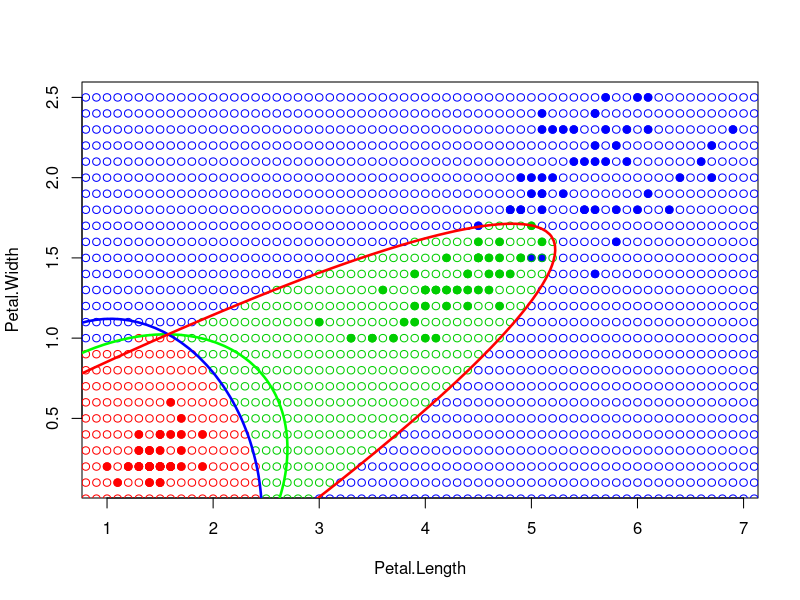
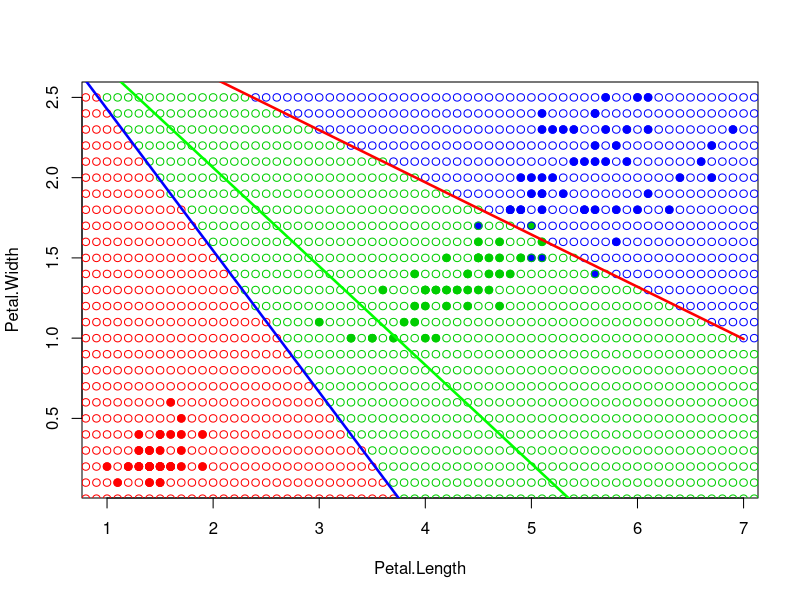

Reproduce these figures in R, in order.
library(MASS)

get_mu <- function(xl)
{

	m <- dim(xl)[2]
	mu <- matrix(NA, 1, m)
	
	for(i in 1:m)
	{
		mu[1,i] <- mean(xl[,i])
	}
	
	return(mu)
	
}

get_matrix <- function(xl,mu)
{

	n <- dim(xl)[1]
	m <- dim(xl)[2]
	sigma <- matrix(0, m, m)
	xl <- as.matrix(xl)
	for(i in 1:n)
	{
		sigma <- sigma + (t(xl[i,]-mu) %*% (xl[i,]-mu))
	}
	
	return(sigma/(n-1))

}

get_coef <- function(mu1,mu2,sigma1,sigma2)
{
  d1 <- det(sigma1)
  d2 <- det(sigma2)
  invs1 <- solve(sigma1)
  invs2 <- solve(sigma2)
  
  a <- invs1 - invs2
  b <- invs1 %*% t(mu1) - invs2 %*% t(mu2)
  
  A <- a[1,1] # x^2
  B <- a[2,2] # y^2
  C <- 2 * a[1, 2] # xy
  D <- -2 * b[1, 1] # x
  E <- -2 * b[2, 1] # y
  G <- c(mu1 %*% invs1 %*% t(mu1) - mu2 %*% invs2 %*% t(mu2)) + log(abs(det(sigma1))) - log(abs(det(sigma2)))
  
  func <- function(x, y) {
    x^2 * A + y^2 * B + x*y*C + x*D + y*E + G
  }
  
  return(func)
}

n <- 150

xl <- iris[,3:5]

# Рисуем обучающую выборку
colors <- c("setosa" = "red", "versicolor" = "green3","virginica" = "blue")

plot(iris[, 3:4], pch = 21, bg = colors[iris$Species],col = colors[iris$Species])

# Оценивание
f <- xl[xl[,3] == "setosa",1:2]
s <- xl[xl[,3] == "versicolor",1:2]
fs <- xl[xl[,3] == "virginica",1:2]
mu1 <- get_mu(f)
mu2 <- get_mu(s)
mu3 <- get_mu(fs)
sigma1 <- get_matrix(f, mu1)
sigma2 <- get_matrix(s, mu2)
sigma3 <- get_matrix(fs, mu3)
func <- get_coef(mu1,mu3,sigma1,sigma3)

classif <- function(l,xl,classes,lamda=1,P=0.5){

m <- length(classes)
n <- dim(xl)[1]
# Оценивание
f <- xl[xl[,3] == "setosa",1:2]
s <- xl[xl[,3] == "versicolor",1:2]
fs <- xl[xl[,3] == "virginica",1:2]
mu1 <- get_mu(f)
mu2 <- get_mu(s)
mu3 <- get_mu(fs)
sigma1 <- get_matrix(f, mu1)
sigma2 <- get_matrix(s, mu2)
sigma3 <- get_matrix(fs, mu3)
mu <- rbind(mu1,mu2,mu3)
sigma <- rbind(sigma1,sigma2,sigma3)
f <- get_coef(mu1,mu2,sigma1,sigma2)

max  <- -100000 
class <- "unknown"
for(i in 1:m){
 k <- log(lamda*P)-0.5*t(l-mu[i,]) %*% solve(sigma[(2*i-1):(2*i),1:2]) %*% (l-mu[i,])-0.5*log(abs(det(sigma[(2*i-1):(2*i),1:2])))

 if( k > max ){
	max <- k
	class <- classes[i]
}
}
return(class)
}

for(i in seq(0,8,0.1)){
for(j in seq(0,2.5,0.1)){
l<-c(i,j)
class <- classif(l,iris[,3:5],colors)
points(l[1],l[2],pch = 21, col=class, asp = 1)
}
}


# Рисуем дискриминантую функцию
y <- seq(0, 3, len = 100)
x <- seq(0, 8, len = 100)
z <- outer(x, y, func)
contour(x, y, z, levels = 0, drawlabels = FALSE, lwd = 2.5, col = "green", add = TRUE)

func <- get_coef(mu1,mu2,sigma1,sigma2)

# Рисуем дискриминантую функцию
y <- seq(0, 3, len = 100)
x <- seq(0, 8, len = 100)
z <- outer(x, y, func)
contour(x, y, z, levels = 0, drawlabels = FALSE, lwd = 2.5, col = "blue", add = TRUE)

func <- get_coef(mu2,mu3,sigma2,sigma3)

# Рисуем дискриминантую функцию
y <- seq(0, 3, len = 100)
x <- seq(0, 8, len = 100)
z <- outer(x, y, func)
contour(x, y, z, levels = 0, drawlabels = FALSE, lwd = 2.5, col = "red", add = TRUE)




library(MASS)

get_mu <- function(xl)
{

	m <- dim(xl)[2]
	mu <- matrix(NA, 1, m)
	
	for(i in 1:m)
	{
		mu[1,i] <- mean(xl[,i])
	}
	
	return(mu)
	
}
get_matrix <- function(xl1,xl2,xl3,mu1,mu2,mu3)
{
	xl1 <- as.matrix(xl1)
	xl2 <- as.matrix(xl2)
	xl3 <- as.matrix(xl3)
	n <- dim(xl1)[1]
	m <- dim(xl2)[1]
	d <- dim(xl3)[1]
	nm <- n+m+d
	col <- dim(xl1)[2]
	sigma <- matrix(0, col, col)
	for(i in 1:n)
	{
		sigma <- sigma + (t(xl1[i,]-mu1) %*% (xl1[i,]-mu1))
	}

	for(i in 1:m)
	{
		sigma <- sigma + (t(xl2[i,]-mu2) %*% (xl2[i,]-mu2))
	}
	for(i in 1:d)
	{
		sigma <- sigma + (t(xl3[i,]-mu3) %*% (xl3[i,]-mu3))
	}
	return(sigma/(nm+3))

}

get_coef <- function(mu1,mu2,sigma1,sigma2)
{
	d1 <- det(sigma1)
  	d2 <- det(sigma2)
  	invs1 <- solve(sigma1)
  	invs2 <- solve(sigma2)
  
  	a <- invs1 - invs2
  	b <- invs1 %*% t(mu1) - invs2 %*% t(mu2)
  
 	D <- -2 * b[1, 1] # x
  	E <- -2 * b[2, 1] # y
  	G <- c(mu1 %*% invs1 %*% t(mu1) - mu2 %*% invs2 %*% t(mu2)) + log(abs(det(sigma1))) - log(abs(det(sigma2)))
  
  	func <- function(x, y) {
    		x*D + y*E + G
  	}
	return(func)
}


xl <- iris[,3:5]

colors <- c("setosa" = "red", "versicolor" = "green3","virginica" = "blue")

plot(iris[, 3:4], pch = 21, bg = colors[iris$Species],col = colors[iris$Species])


first <- xl[xl[,3] == "setosa", 1:2]
second <- xl[xl[,3] == "versicolor", 1:2]
fs <- xl[xl[,3] == "virginica", 1:2]

mu1 <- get_mu(first)
mu2 <- get_mu(second)
mu3 <- get_mu(fs)

sigma <- get_matrix(first,second,fs,mu1,mu2,mu3)

classif <- function(l,xl,classes,lamda=1,P=0.5){

m <- length(classes)
n <- dim(xl)[1]
# Оценивание
f <- xl[xl[,3] == "setosa",1:2]
s <- xl[xl[,3] == "versicolor",1:2]
fs <- xl[xl[,3] == "virginica",1:2]
mu1 <- get_mu(f)
mu2 <- get_mu(s)
mu3 <- get_mu(fs)
sigma <- get_matrix(f,s,fs,mu1,mu2,mu3)
mu <- rbind(mu1,mu2,mu3)
max  <- -100000 
class <- "unknown"
for(i in 1:m){
 k <- log(lamda*P)-0.5*t(mu[i,]) %*% solve(sigma) %*% mu[i,]+t(l) %*% solve(sigma) %*% mu[i,]
 if( k > max ){
	max <- k
	class <- classes[i]
}
}
return(class)
}

for(i in seq(0,8,0.1)){
for(j in seq(0,2.5,0.1)){
l<-c(i,j)
class <- classif(l,iris[,3:5],colors)
points(l[1],l[2],pch = 21, col=class, asp = 1)
}
}

f <- get_coef(mu1,mu3,sigma,sigma)
x <- seq(0, 7, len = 200)
y <- seq(0, 5, len = 40)
z <- outer(x, y, f)
contour(x, y, z, levels = 0, drawlabels = FALSE, lwd = 2.5, col = "green", add = TRUE)

f <- get_coef(mu1,mu2,sigma,sigma)
x <- seq(0, 7, len = 200)
y <- seq(0, 5, len = 40)
z <- outer(x, y, f)
contour(x, y, z, levels = 0, drawlabels = FALSE, lwd = 2.5, col = "blue", add = TRUE)

f <- get_coef(mu2,mu3,sigma,sigma)
x <- seq(0, 7, len = 200)
y <- seq(0, 5, len = 40)
z <- outer(x, y, f)
contour(x, y, z, levels = 0, drawlabels = FALSE, lwd = 2.5, col = "red", add = TRUE)
